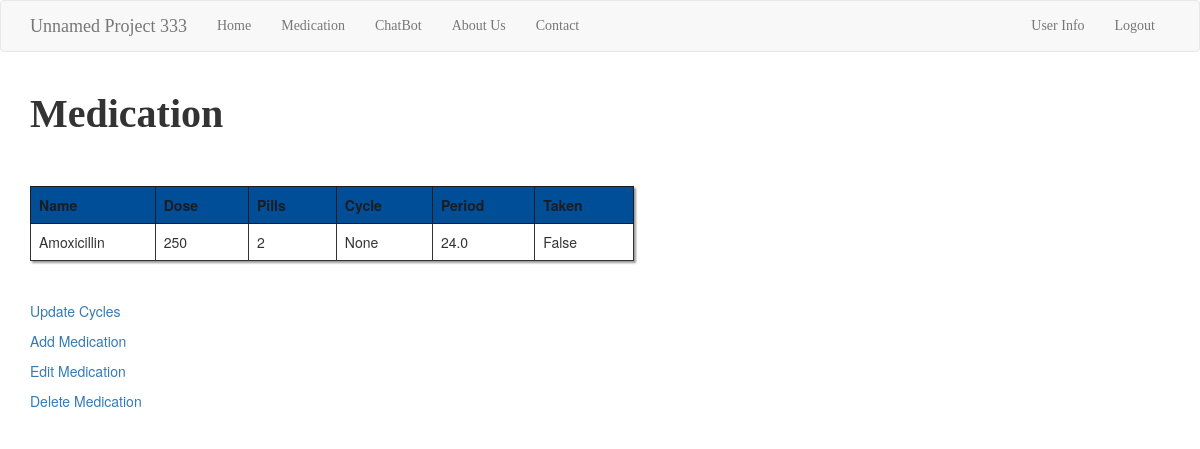
The app's page /medication (signed in), older data.
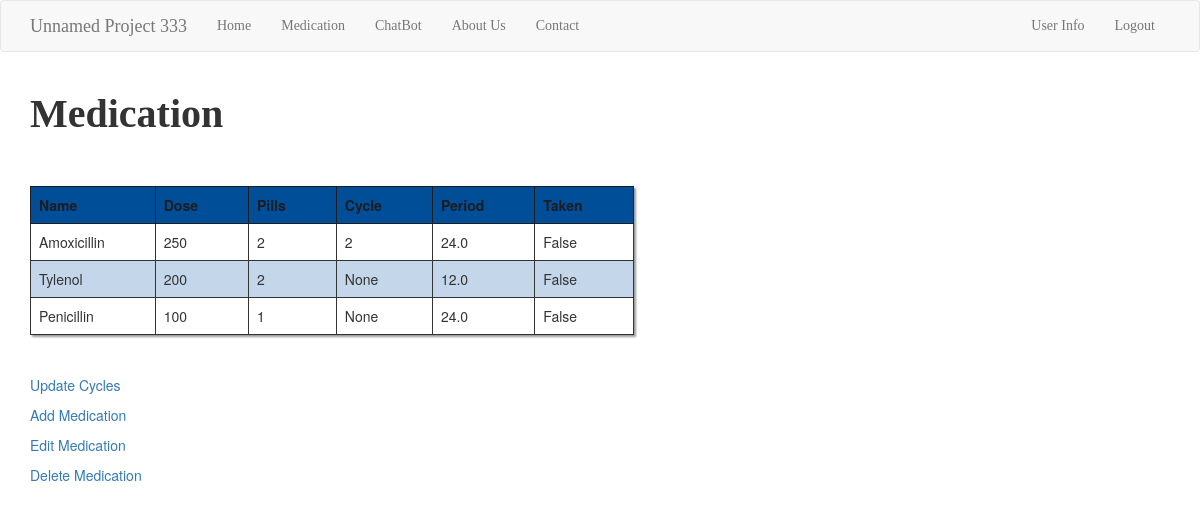
The same page, newer data.
### app/models.py (models this page shows, shortened)
class Medicine(db.Model):
    __tablename__ = 'medicines'
    id = db.Column(db.Integer, primary_key=True)
    name = db.Column(db.String(64), index=True)
    dose = db.Column(db.Integer, index=True)
    pills = db.Column(db.Integer, index=True)
    cycle = db.Column(db.Integer, index=True)
    period = db.Column(db.Float, index=True)
    taken = db.Column(db.Boolean, index=True, default=False)
    user_id = db.Column(db.Integer, db.ForeignKey('users.id'), nullable=False)
    user = db.relationship('User',backref=db.backref('medicines', lazy=True))

### app/routes.py (the view)
@app.route('/medication', methods=['GET'])
@login_required
def medication():
    medications = current_user.check_medications()
    return render_template('medication.html', title='Medication', medications=medications)

### app/models.py (called while the page is built)
@login.user_loader
def load_user(id):
    return User.query.get(int(id))

    def check_medications(self):
        medications = Medicine.query.filter_by(user_id=self.id).all()
        return medications

### app/templates/medication.html
{% extends "base.html" %}
{% block app_content %}
    <h1>{% block title %}{{title }}{% endblock %}</h1>
    <br></br>
    <table>
        <tr>
            <th>Name</th>
            <th>Dose</th>
            <th>Pills</th>
            <th>Cycle</th>
            <th>Period</th>
            <th>Taken</th>
        </tr>
    {% for medication in medications %}
        <tr>
            <td>{{ medication.name }}</td>
            <td>{{ medication.dose }}</td>
            <td>{{ medication.pills }}</td>
            <td>{{ medication.cycle }}</td>
            <td>{{ medication.period }}</td>
            <td>{{ medication.taken }}</td>
        </tr>
    {% endfor %}
    </table>
    <br></br>
    <p><a href="/choose_medication/cycles">Update Cycles</a></p>
    <p><a href="{{ url_for('add_medication') }}">Add Medication</a></p>
    <p><a href="{{ url_for('choose_medication', purpose=edit_medication) }}">Edit Medication</a></p>
    <p><a href="{{ url_for('delete_medication') }}">Delete Medication</a></p>
{% endblock %}

### app/templates/base.html (shortened to what this page needs)
{% extends 'bootstrap/base.html' %}
{% block styles %}
{{super()}}
<link rel="stylesheet" href="{{ url_for('static', filename='styles.css')}}">
{% endblock %}
{% block navbar %}
<nav class="navbar navbar-default">
    <div class="container">
        <div class="navbar-header">
            <a class="navbar-brand" href="{{ url_for('index') }}">Unnamed Project 333</a>
        </div>
        <div class="collapse navbar-collapse" id="bs-example-navbar-collapse-1">
            <ul class="nav navbar-nav">
                <li><a href="{{ url_for('index') }}">Home</a></li>
                <li><a href="{{ url_for('medication') }}">Medication</a></li>
                <li><a href="{{ url_for('index') }}">ChatBot</a></li>
                <li><a href="{{ url_for('index') }}">About Us</a></li>
                <li><a href="{{ url_for('index') }}">Contact</a></li>
            </ul>
            <ul class="nav navbar-nav navbar-right">
                {% if current_user.is_anonymous %}
                <li><a href="{{ url_for('login') }}">Login</a></li>
                {% else %}
                <li><a href="{{ url_for('update_info') }}">User Info</a></li>
                <li><a href="{{ url_for('logout') }}">Logout</a></li>
                {% endif %}
            </ul>
        </div>
    </div>
</nav>
{% endblock %}
{% block content %}
    <div class="container">
        {% block app_content %}{% endblock %}
    </div>
{% endblock %}

### app/static/styles.css (style rules this page uses)
table, th, td { border: 1px solid; padding: 8px; width: 50%; padding-right: 50px; }
h1 { font-size: 40px; font-family: apple-chancery; font-weight: bold; }
table { box-shadow: 2px 2px 2px #999; }
th { color: #1C1D21; background-color: #004E98; }
tr:nth-child(odd) { background-color: #C3D6EA; }
.navbar { font-family: cursive; }

Row changes from the older to the newer data that the page shows:
changed Medicine "Amoxicillin": cycle "None" → "2"
added Medicine: name "Tylenol", dose "200", pills "2", cycle "None", period "12.0", taken "False"
added Medicine: name "Penicillin", dose "100", pills "1", cycle "None", period "24.0", taken "False"
